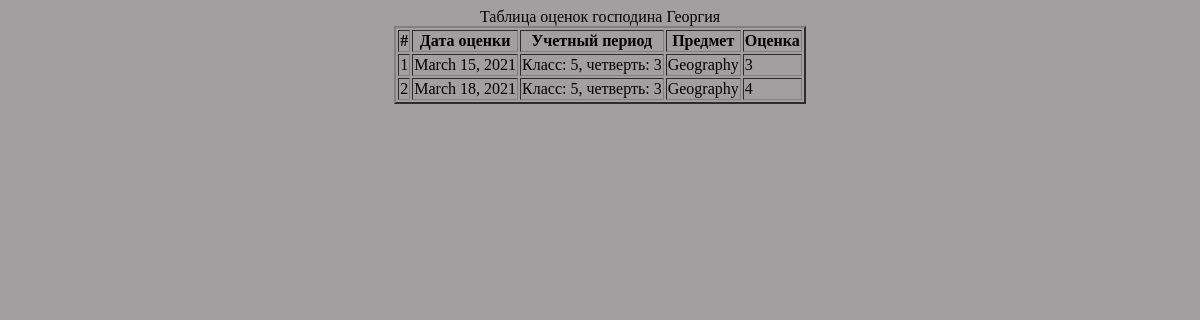
/gg/grades/, run on an earlier commit of the app's database.
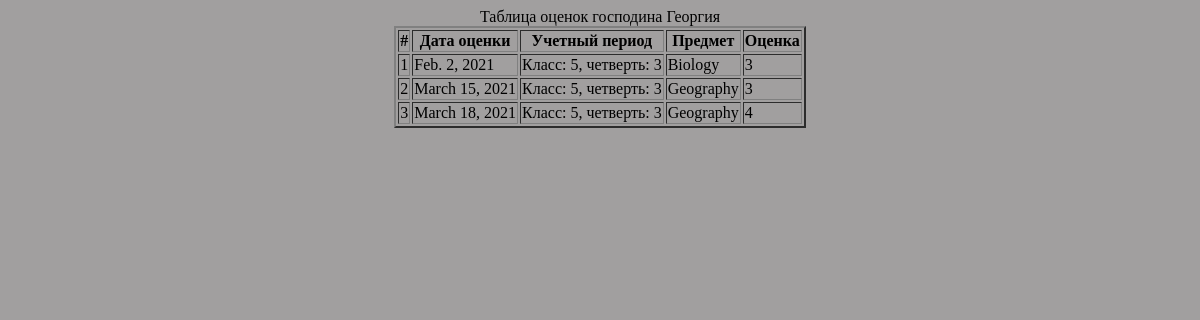
And on a later commit of the database.
### grades/models.py (models this page shows, shortened)
class Grades(models.Model):
    grade_date = models.DateField(verbose_name='Дата')
    grade_quarter = models.ForeignKey('Quarters', on_delete=models.PROTECT, verbose_name='четверть')
    grade_subject = models.ForeignKey('Subjects', on_delete=models.PROTECT, verbose_name='предмет')
    grade = models.SmallIntegerField(verbose_name='оценка')
    class Meta:
        verbose_name = 'Оценка'
        verbose_name_plural = 'Оценки'

class Quarters(models.Model):
    year = models.SmallIntegerField(verbose_name='Год обучения')
    quarter = models.SmallIntegerField(verbose_name='Четверть')
    def __str__(self):
        return 'Класс: ' + str(self.year) + ', четверть: ' + str(self.quarter)
    class Meta:
        verbose_name = 'Четверть'
        verbose_name_plural = 'Четверти'

class Subjects(models.Model):
    name = models.CharField(max_length=150, verbose_name='Наименование')
    def __str__(self):
        return self.name
    class Meta:
        verbose_name = 'Предмет'
        verbose_name_plural = 'Предметы'

### grades/views.py (the view)
# urls.py: path('grades/', AllGrades.as_view(), name='all_grades'),
class AllGrades(ListView):
    model = Grades
    context_object_name = 'grades_list'
    ordering = ['grade_date']

### templates/grades/grades_list.html (shortened to what this page needs)
{% extends 'grades/main.html' %}
{%  block content %}
    <table border="2" align="center">
        <caption>Таблица оценок господина Георгия</caption>
        <thead>
            <tr>
                <th>#</th>
                <th>Дата оценки</th>
                <th>Учетный период</th>
                <th>Предмет</th>
                <th>Оценка</th>
            </tr>
        </thead>
        <tbody>
            {% for grade in grades_list %}
                <tr>
                    <td>{{ forloop.counter }}</td>
                    <td>{{ grade.grade_date }}</td>
                    <td>{{ grade.grade_quarter }}</td>
                    <td>{{ grade.grade_subject }}</td>
                    <td>{{ grade.grade }}</td>
                </tr>
            {% endfor %}
        </tbody>
    </table>
{% endblock %}

### templates/grades/main.html (shortened to what this page needs)
<!DOCTYPE html>
<html lang="en">
<head>
</head>
<body>
    {% block content %}{% endblock %}
</body>
</html>

### templates/grades/main.html (style rules this page uses)
body { background-color: #A19F9F; }

What changed in the data, as far as the page shows it:
added Grades: grade_date "Feb. 2, 2021", grade_quarter "Класс: 5, четверть: 3", grade_subject "Biology", grade "3"
